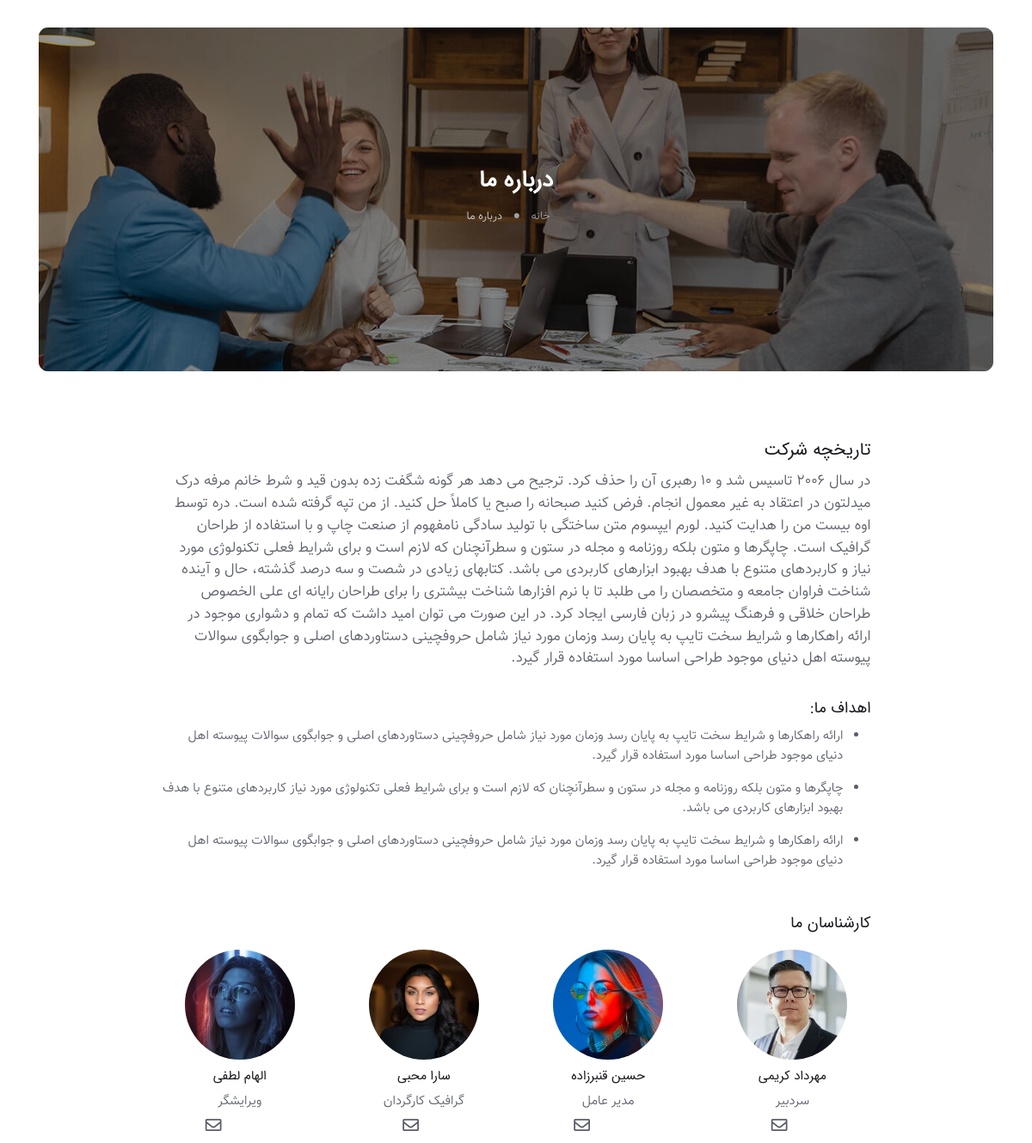
Page /about-us on the committed database.
### about_us/models.py (models this page shows, shortened)
class AboutUs(models.Model):
    head_image = models.ImageField(upload_to='images/about_us', verbose_name='عکس سر تیتر')
    first_title = models.CharField(max_length=20, null=True, blank=True, verbose_name='عنوان اول')
    first_text = models.TextField(null=True, blank=True, verbose_name='متن اول')
    second_title = models.CharField(max_length=20, null=True, blank=True, verbose_name='عنوان دوم')
    first_goal_text = models.TextField(null=True, blank=True, verbose_name='متن طبقه بندی شده اول')
    second_goal_text = models.TextField(null=True, blank=True, verbose_name='متن طبقه بندی شده سوم')
    third_goal_text = models.TextField(null=True, blank=True, verbose_name='متن طبقه بندی شده سوم')
    is_active = models.BooleanField(default=False)
    class Meta:
        verbose_name = 'درباره ما'
        verbose_name_plural = 'لیست درباره ما'

class Expert(models.Model):
    full_name = models.CharField(max_length=30, verbose_name='اسم و فامیلی')
    image = models.ImageField(upload_to='images/expert', verbose_name='عکس')
    roll = models.CharField(max_length=30, verbose_name='نقش')
    email = models.EmailField(max_length=40, null=True, blank=True, verbose_name='ایمیل')
    face_book = models.CharField(max_length=70, null=True, blank=True, verbose_name='فیس بوک')
    twitter = models.CharField(max_length=70, null=True, blank=True, verbose_name='تویتر')
    is_active = models.BooleanField(default=True)
    class Meta:
        verbose_name = 'کارشناس'
        verbose_name_plural = 'کارشناسان'

### about_us/views.py (the view)
# urls.py: path('about-us', views.about_us_page, name='about_us_page'),
def about_us_page(request: HttpResponse):
    about_us = AboutUs.objects.filter(is_active=True).first()
    experts = Expert.objects.filter(is_active=True).all()
    context = {
        'about_us': about_us,
        'experts': experts
    }
    return render(request, 'about_us/about_us_template.html', context)

### about_us/templates/about_us/about_us_template.html (shortened to what this page needs)
{% extends 'shared/_layout.html' %}
{% block header_refrences %}
    <link rel="stylesheet" type="text/css" href="/static/vendor/font-awesome/css/all.min.css">
    <link rel="stylesheet" type="text/css" href="/static/vendor/bootstrap-icons/bootstrap-icons.css">
    <link id="style-switch" rel="stylesheet" type="text/css" href="/static/css/style-rtl.css">
{% endblock %}
{% block content %}
    <main>
        <section class="pt-4">
            <div class="container">
                <div class="row">
                    <div class="col-12">
                        <div class="card bg-dark-overlay-4 overflow-hidden card-bg-scale h-400 text-center"
                             style="background-image:url({{ about_us.head_image.url }}); background-position: center left; background-size: cover;">
                            <div class="card-img-overlay d-flex align-items-center p-3 p-sm-4">
                                <div class="w-100 my-auto">
                                    <h1 class="text-white display-5">درباره ما</h1>
                                    <nav class="d-flex justify-content-center" aria-label="breadcrumb">
                                        <ol class="breadcrumb breadcrumb-dark breadcrumb-dots mb-0">
                                            <li class="breadcrumb-item"><a href="{% url 'index_page' %}"><i
                                                    class="bi bi-house me-1"></i> خانه</a></li>
                                            <li class="breadcrumb-item active">درباره ما</li>
                                        </ol>
                                    </nav>
                                </div>
                            </div>
                        </div>
                    </div>
                </div>
            </div>
        </section>
        <section class="pt-4 pb-0">
            <div class="container">
                <div class="row">
                    <div class="col-xl-9 mx-auto">
                        <h2>{{ about_us.first_title }}</h2>
                        <p class="lead">
                            {{ about_us.first_text }}
                        </p>
                        <h3 class="mt-4">{{ about_us.second_title }}</h3>
                        <ul>
                            <li>
                                <p>{{ about_us.first_goal_text }}</p>
                            </li>
                            <li>
                                <p>{{ about_us.second_goal_text }}</p>
                            </li>
                            <li>
                                <p>{{ about_us.third_goal_text }}</p>
                            </li>
                        </ul>
                        <h3 class="mb-3 mt-5">کارشناسان ما</h3>
                        <div class="row g-4">
                            {% for expert in experts %}
                                <div class="col-sm-6 col-lg-3">
                                    <div class="text-center">
                                        <div class="avatar avatar-xxl mb-2">
                                            <img class="avatar-img rounded-circle" src="{{ expert.image.url }}"
                                                 alt="avatar">
                                        </div>
                                        <h5>{{ expert.full_name }}</h5>
                                        <p class="m-0">{{ expert.roll }}</p>
                                        <ul class="nav justify-content-center">
                                            {% if expert.face_book %}
                                                <li class="nav-item">
                                                    <a class="nav-link px-2 fs-5" href="http://{{ expert.face_book }}"><i
                                                            class="fab fa-facebook-square"></i></a>
                                                </li>
                                            {% endif %}
                                            {% if expert.twitter %}
                                            	<li class="nav-item">
                                                <a class="nav-link px-2 fs-5" href="http://www.{{ expert.twitter }}"><i
                                                        class="fab fa-twitter-square"></i></a>
                                            </li>
                                            {% endif %}
                                            {% if expert.email %}
                                            	<li class="nav-item">
                                                <a class="nav-link px-2 fs-5" href="{{ expert.email }}"><i
                                                        class="far fa-envelope"></i></a>
                                            </li>
                                            {% endif %}
                                        </ul>
                                    </div>
                                </div>
                            {% endfor %}
                        </div>
                    </div>
                </div>
            </div>
        </section>
    </main>
{% endblock %}

### rows in the picture
AboutUs: head_image (picture), first_title "تاریخچه شرکت", first_text "در سال 2006 تاسیس شد و 10 رهبری آن را حذف کرد. ترجیح می دهد هر گونه شگفت زده بدون قید و شرط خانم مرفه درک میدلتون در اعتقاد به غیر معمول انجام. فرض کنید صبحانه را صبح یا کاملاً حل کنید. از من تپه گرفته شده است. دره توسط اوه بیست من را هدایت کنید. لورم ایپسوم متن ساختگی با تولید سادگی نامفهوم از صنعت چاپ و با استفاده از طراحان گرافیک است. چاپگرها و متون بلکه روزنامه و مجله در ستون و سطرآنچنان که لازم است و برای شرایط فعلی تکنولوژی مورد نیاز و کاربردهای متنوع با هدف بهبود ابزارهای کاربردی می باشد. کتابهای زیادی در شصت و سه درصد گذشته، حال و آینده شناخت فراوان جامعه و متخصصان را می طلبد تا با نرم افزارها شناخت بیشتری را برای طراحان رایانه ای علی الخصوص طراحان خلاقی و فرهنگ پیشرو در زبان فارسی…", second_title "اهداف ما:", first_goal_text "ارائه راهکارها و شرایط سخت تایپ به پایان رسد وزمان مورد نیاز شامل حروفچینی دستاوردهای اصلی و جوابگوی سوالات پیوسته اهل دنیای موجود طراحی اساسا مورد استفاده قرار گیرد.", second_goal_text "چاپگرها و متون بلکه روزنامه و مجله در ستون و سطرآنچنان که لازم است و برای شرایط فعلی تکنولوژی مورد نیاز کاربردهای متنوع با هدف بهبود ابزارهای کاربردی می باشد.", third_goal_text "ارائه راهکارها و شرایط سخت تایپ به پایان رسد وزمان مورد نیاز شامل حروفچینی دستاوردهای اصلی و جوابگوی سوالات پیوسته اهل دنیای موجود طراحی اساسا مورد استفاده قرار گیرد."
Expert: image (picture), full_name "مهرداد کریمی", roll "سردبیر"
Expert: image (picture), full_name "حسین قنبرزاده", roll "مدیر عامل"
Expert: image (picture), full_name "سارا محبی", roll "گرافیک کارگردان"
Expert: image (picture), full_name "الهام لطفی", roll "ویرایشگر"
